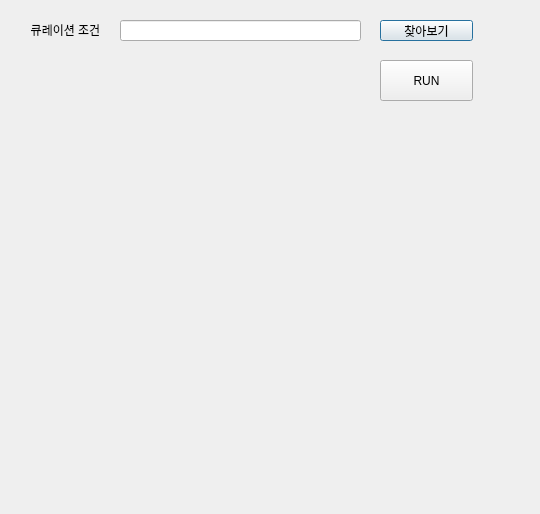
<?xml version="1.0" encoding="UTF-8"?>
<ui version="4.0">
 <class>Dialog</class>
 <widget class="QDialog" name="Dialog">
  <property name="geometry">
   <rect>
    <x>0</x>
    <y>0</y>
    <width>540</width>
    <height>514</height>
   </rect>
  </property>
  <property name="windowTitle">
   <string>Dialog</string>
  </property>
  <widget class="QLabel" name="label">
   <property name="geometry">
    <rect>
     <x>10</x>
     <y>22</y>
     <width>111</width>
     <height>16</height>
    </rect>
   </property>
   <property name="text">
    <string>큐레이션 조건</string>
   </property>
   <property name="textFormat">
    <enum>Qt::PlainText</enum>
   </property>
   <property name="alignment">
    <set>Qt::AlignCenter</set>
   </property>
  </widget>
  <widget class="QPushButton" name="pushButton_search_file">
   <property name="geometry">
    <rect>
     <x>380</x>
     <y>20</y>
     <width>93</width>
     <height>21</height>
    </rect>
   </property>
   <property name="text">
    <string>찾아보기</string>
   </property>
  </widget>
  <widget class="QLineEdit" name="lineEdit_filename">
   <property name="geometry">
    <rect>
     <x>120</x>
     <y>20</y>
     <width>241</width>
     <height>21</height>
    </rect>
   </property>
  </widget>
  <widget class="QPushButton" name="pushButton_RUN">
   <property name="geometry">
    <rect>
     <x>380</x>
     <y>60</y>
     <width>93</width>
     <height>41</height>
    </rect>
   </property>
   <property name="text">
    <string>RUN</string>
   </property>
  </widget>
 </widget>
 <resources/>
 <connections/>
</ui>
